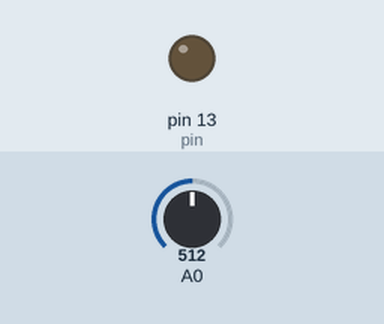
Simulated run of this sketch. Board: Arduino Uno, built with avr-gcc and run on an emulated ATmega328P. On the bench: output pins drawn as LEDs (lit = HIGH). The inputs (shaded band) are chosen by the test bench; at power-on: A0 = 512.

Above: at 1.2 s.
1.3 s: A0 set to 227
2.8 s: A0 set to 202
At 3.4 s:
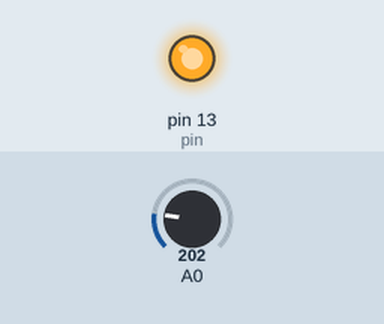
4.3 s: A0 set to 306
At 4.6 s:
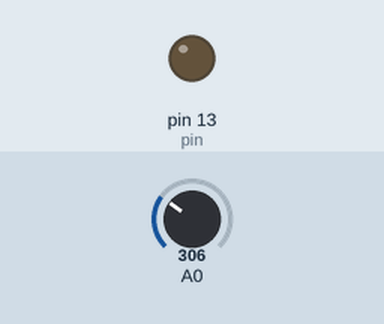
5.8 s: A0 set to 122
At 6.9 s:
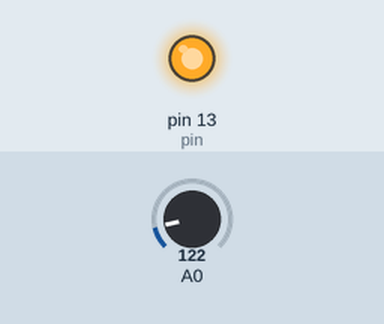
Timing chart, 0 to 8.3 s (numbered marks = the images above; inputs shaded):
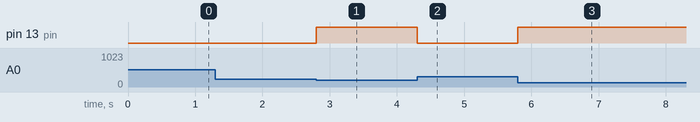

The sketch:

photo_resistor.ino
```cpp
//http://www.geek-workshop.com/thread-1340-1-1.html
int a =220;
#define pin 13
void setup ()
{
  Serial.begin(9600);
  pinMode(pin,OUTPUT);
}
void loop()
{
  int n = analogRead(A0);
  //Serial.println(n);
  if (n < a )
  {
    digitalWrite(pin,1);
  }
  else
  {
    digitalWrite(pin,0);
  }
}
```

Measured:
- the behaviour switches between 220 and 219 on A0 (found by bisection; images 0 and 1)
- after the input at 1.3 s, every drawn part: stays the same
- after the input at 2.8 s, pin 13 (pin): LOW → HIGH at once
- after the input at 4.3 s, pin 13 (pin): HIGH → LOW at once
- after the input at 5.8 s, pin 13 (pin): LOW → HIGH at once
